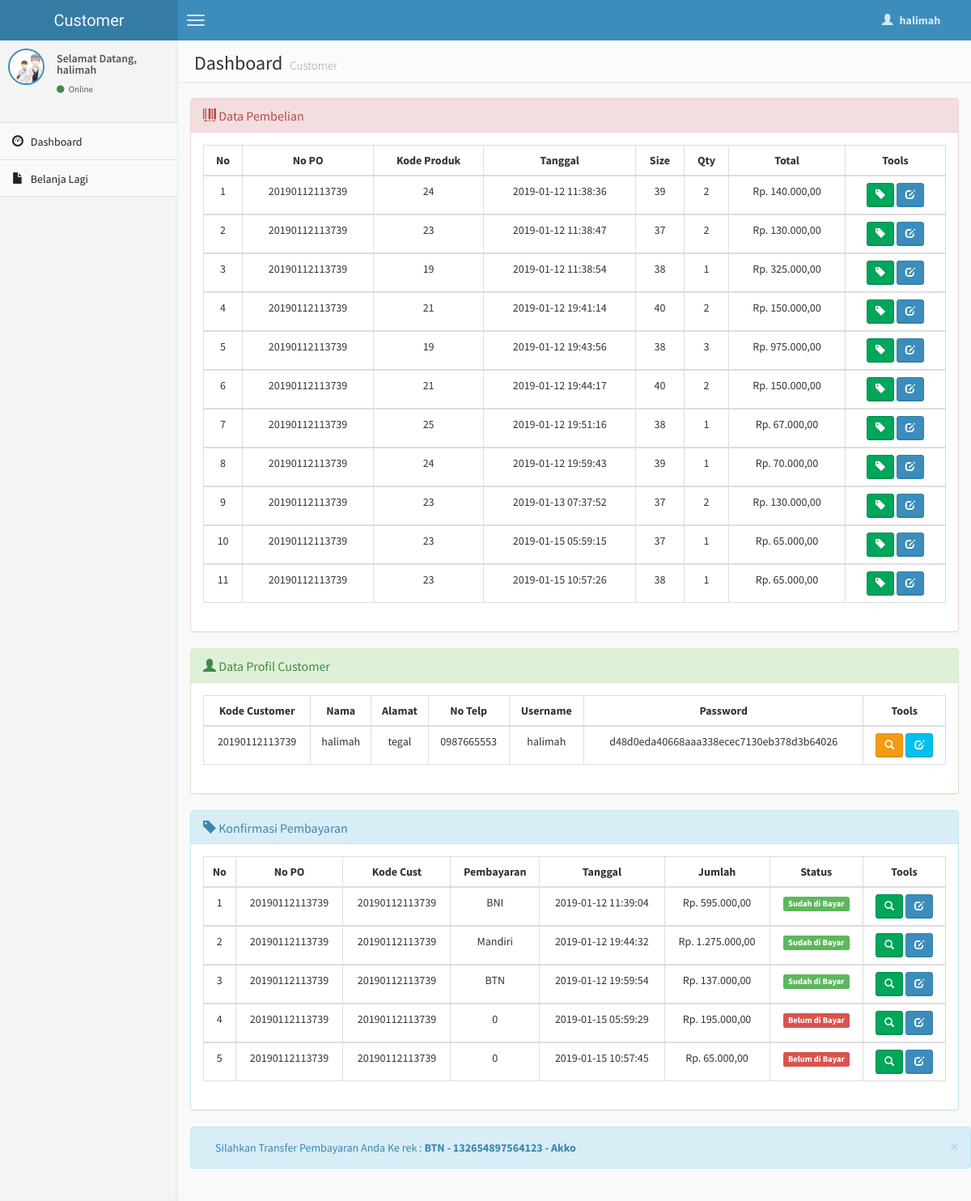
Page /customer/index1.php (signed in) on the committed database.
### tables this page shows
CREATE TABLE `po_terima` (
  `id` int(10) NOT NULL,
  `nopo` varchar(20) NOT NULL,
  `kd_cus` varchar(20) NOT NULL,
  `kode` int(4) NOT NULL,
  `tanggal` datetime NOT NULL,
  `ukuran` varchar(4) NOT NULL,
  `qty` int(8) NOT NULL,
  `total` int(8) NOT NULL
);

CREATE TABLE `customer` (
  `kd_cus` varchar(20) NOT NULL,
  `nama` varchar(30) NOT NULL,
  `alamat` varchar(50) NOT NULL,
  `no_telp` varchar(15) NOT NULL,
  `username` varchar(15) NOT NULL,
  `password` text NOT NULL,
  `gambar` varchar(100) NOT NULL
);

CREATE TABLE `konfirmasi` (
  `id_kon` int(6) NOT NULL,
  `nopo` varchar(20) NOT NULL,
  `kd_cus` varchar(20) NOT NULL,
  `bayar_via` varchar(20) NOT NULL,
  `tanggal` datetime NOT NULL,
  `jumlah` int(10) NOT NULL,
  `bukti_transfer` varchar(50) NOT NULL,
  `status` enum('Bayar','Belum') NOT NULL
);

CREATE TABLE `bank` (
  `id_bank` int(2) NOT NULL,
  `nama_bank` varchar(30) NOT NULL,
  `no_rek` varchar(30) NOT NULL,
  `nasabah` varchar(50) NOT NULL
);

### customer/index1.php (the view, shortened to what this page needs)
<?php
if (empty($_SESSION['username'])){
	header('location:../index.php');
} else {
?>
<!DOCTYPE html>
<html>
    <head>
        <link href="../dist/css/bootstrap.min.css" rel="stylesheet" type="text/css" />
        <link href="//cdnjs.cloudflare.com/ajax/libs/font-awesome/4.1.0/css/font-awesome.min.css" rel="stylesheet" type="text/css" />
        <link href="//code.ionicframework.com/ionicons/1.5.2/css/ionicons.min.css" rel="stylesheet" type="text/css" />
        <link href="../css/morris/morris.css" rel="stylesheet" type="text/css" />
        <link href="../css/jvectormap/jquery-jvectormap-1.2.2.css" rel="stylesheet" type="text/css" />
        <link href="../css/datepicker/datepicker3.css" rel="stylesheet" type="text/css" />
        <link href="../css/daterangepicker/daterangepicker-bs3.css" rel="stylesheet" type="text/css" />
        <link href="../css/bootstrap-wysihtml5/bootstrap3-wysihtml5.min.css" rel="stylesheet" type="text/css" />
        <link href="../css/AdminLTE.css" rel="stylesheet" type="text/css" />
    </head>
    <body class="skin-blue">
        <header class="header">
            <a href="index.php" class="logo">
                Customer
            </a>
            <nav class="navbar navbar-static-top" role="navigation">
                <a href="#" class="navbar-btn sidebar-toggle" data-toggle="offcanvas" role="button">
                    <span class="icon-bar"></span>
                    <span class="icon-bar"></span>
                    <span class="icon-bar"></span>
                </a>
                <div class="navbar-right">
                    <ul class="nav navbar-nav">
                        <li class="dropdown user user-menu">
                            <a href="#" class="dropdown-toggle" data-toggle="dropdown">
                                <i class="glyphicon glyphicon-user"></i>
                                <span><?php echo $_SESSION['fullname']; ?> <i class="caret"></i></span>
                            </a>
<?php } ?>
                        </li>
                    </ul>
                </div>
            </nav>
        </header>
        <div class="wrapper row-offcanvas row-offcanvas-left">
            <aside class="left-side sidebar-offcanvas">
                <section class="sidebar">
                    <div class="user-panel">
                        <div class="pull-left image">
                            <img src="../admin/<?php echo $_SESSION['gambar']; ?>" class="img-circle" alt="User Image" style="border: 2px solid #3C8DBC;" />
                        </div>
                        <div class="pull-left info">
                            <p>Selamat Datang,<br /><?php echo $_SESSION['fullname']; ?></p>
                            <a href="#"><i class="fa fa-circle text-success"></i> Online</a>
                        </div>
                    </div>
                    <?php include "menu.php"; ?>
                </section>
            </aside>
            <aside class="right-side">
                <section class="content-header">
                    <h1>
                        Dashboard
                        <small>Customer</small>
                    </h1>
                </section>
                <section class="content">
                    <div class="row">
                    <section class="col-lg-12 connectedSortable">
<div class="panel panel-danger">
<div class="panel-heading">
<h3 class="panel-title"><span class="glyphicon glyphicon-barcode"></span> Data Pembelian</h3>
</div>
<div class="panel-body">
<?php
$kodeku = $_SESSION['user_id'];
$query1="select * from po_terima where kd_cus='$kodeku'";
$hasil=mysqli_query($koneksi, $query1) or die(mysqli_error());
$no=1;
?>
<table id="example" class="table table-hover table-bordered">
<thead>
<tr>
<th><center>No </center></th>
<th><center>No PO</i></center></th>
<th><center>Kode Produk </center></th>
<th><center>Tanggal </center></th>
<th><center>Size </center></th>
<th><center>Qty </center></th>
<th><center>Total </center></th>
<th><center>Tools </center></th>
</tr>
</thead>
<?php
while($data=mysqli_fetch_array($hasil))
{ ?>
<tbody>
<td><center><?php echo $no++; ?></center></td>
<td><center><?php echo $data['nopo'];?></center></td>
<td><center><?php echo $data['kode'];?></center></td>
<td><center><?php echo $data['tanggal'];?></center></td>
<td><center><?php echo $data['ukuran'];?></center></td>
<td><center><?php echo $data['qty'];?></center></td>
<td><center>Rp. <?php echo number_format($data['total'],2,",",".");?></center></td>
<td><center><div id="thanks">
<a class="btn btn-sm btn-success" data-placement="bottom" data-toggle="tooltip" title="Status PO" href="status-po.php?hal=status&kd=<?php echo $data['nopo'];?>"><span class="glyphicon glyphicon-tag"></span></a>
<a class="btn btn-sm btn-primary" data-placement="bottom" data-toggle="tooltip" title="Edit PO Terima" href="edit-po-terima.php?hal=edit&kode=<?php echo $data['id'];?>"><span class="glyphicon glyphicon-edit"></span></a>
</div></center></td>
</tr></div>
<?php
}
?>
</tbody>
                        <section class="col-lg-12 connectedSortable">
                        <div class="panel panel-success">
                        <div class="panel-heading">
                        <h3 class="panel-title"><span class="glyphicon glyphicon-user"></span> Data Profil Customer </h3>
                        </div>
                        <div class="panel-body">
                    <?php
                    $kodesaya = $_SESSION['user_id'];
                    $query2="select * from customer where kd_cus='$kodesaya' limit 1";
                    $hasil1=mysqli_query($koneksi, $query2) or die(mysqli_error());
                    ?>
                  <table id="example" class="table table-hover table-bordered">
                  <thead>
                      <tr>
                        <th><center>Kode Customer </center></th>
                        <th><center>Nama </center></th>
                        <th><center>Alamat </center></th>
                        <th><center>No Telp </center></th>
                        <th><center>Username </center></th>
                        <th><center>Password </center></th>
                        <th><center>Tools </center></th>
                      </tr>
                  </thead>
                     <?php
                     while($data1=mysqli_fetch_array($hasil1))
                    { ?>
                    <tbody>
                    <tr>
                    <td><center><?php echo $data1['kd_cus']; ?></center></td>
                    <td><center><?php echo $data1['nama']; ?></center></td>
                    <td><center><?php echo $data1['alamat']; ?></center></td>
                    <td><center><?php echo $data1['no_telp']; ?></center></td>
                    <td><center><?php echo $data1['username']; ?></center></td>
                    <td><center><?php echo $data1['password']; ?></center></td>
                    <td><center><div id="thanks"><a class="btn btn-sm btn-warning" data-placement="bottom" data-toggle="tooltip" title="Detail Customer" href="detail-customer.php?hal=edit&kd_cus=<?php echo $data1['kd_cus'];?>"><span class="glyphicon glyphicon-search"></span></a>
                    <a class="btn btn-sm btn-info" data-placement="bottom" data-toggle="tooltip" title="Edit Customer" href="edit-customer.php?hal=edit&kd_cus=<?php echo $data1['kd_cus'];?>"><span class="glyphicon glyphicon-edit"></span></a>
                    </tr></div>
                 <?php
              }
              ?>
                   </tbody>
                        <section class="col-lg-12 connectedSortable">
                        <div class="panel panel-info">
                        <div class="panel-heading">
                        <h3 class="panel-title"><span class="glyphicon glyphicon-tag"></span> Konfirmasi Pembayaran </h3>
                        </div>
                        <div class="panel-body">
                    <?php
                    $kd = $_SESSION['user_id'];
                    $query3="select * from konfirmasi where kd_cus='$kd'";
                    $hasil2=mysqli_query($koneksi, $query3) or die(mysqli_error());
                    $no=1;
                    ?>
                  <table id="example" class="table table-hover table-bordered">
                  <thead>
                      <tr>
                        <th><center>No </center></th>
                        <th><center>No PO</i></center></th>
                        <th><center>Kode Cust </center></th>
                        <th><center>Pembayaran</center></th>
                        <th><center>Tanggal </center></th>
                        <th><center>Jumlah </center></th>
                        <th><center>Status</center></th>
                        <th><center>Tools </center></th>
                      </tr>
                  </thead>
                     <?php
                     while($data2=mysqli_fetch_array($hasil2))
                    { ?>
                    <tbody>
                    <td><center><?php echo $no++;?></center></td>
                    <td><center><?php echo $data2['nopo'];?></center></td>
                    <td><center><?php echo $data2['kd_cus'];?></center></td>
                    <td><center><?php echo $data2['bayar_via'];?></center></td>
                    <td><center><?php echo $data2['tanggal'];?></center></td>
                    <td><center>Rp. <?php echo number_format($data2['jumlah'],2,",",".");?></center></td>
                    <td><center><?php
                            if($data2['status'] == 'Bayar'){
								echo '<span class="label label-success">Sudah di Bayar</span>';
							}
                            else if ($data2['status'] == 'Belum' ){
								echo '<span class="label label-danger">Belum di Bayar</span>';
							}
                    ?>
                    </center></td>
                    <td><center><div id="thanks"><a class="btn btn-sm btn-success" data-placement="bottom" data-toggle="tooltip" title="Detail Pembayaran" href="detail-konfirmasi.php?hal=detail&kd=<?php echo $data2['id_kon'];?>"><span class="glyphicon glyphicon-search"></span></a>
                    <a class="btn btn-sm btn-primary" data-placement="bottom" data-toggle="tooltip" title="Konfirmasi Prmbayaran" href="edit-konfirmasi.php?hal=edit&kode=<?php echo $data2['id_kon'];?>"><span class="glyphicon glyphicon-edit"></span></a>
                    </div></center></td>
                    </tr></div>
                 <?php
              }
              ?>
                   </tbody>
                        </section>
                    <div class="row">
                    <section class="col-lg-12">
                   <?php $sqlku = mysqli_query($koneksi, "SELECT * FROM bank ORDER BY id_bank DESC limit 1");
                         $row = mysqli_fetch_array($sqlku);
                   ?>
                        <div class="alert alert-info alert-dismissable"><button type="button" class="close" data-dismiss="alert" aria-hidden="true">&times;</button>Silahkan Transfer Pembayaran Anda  Ke rek : <b><?php echo $row['nama_bank']; ?> - <?php echo $row['no_rek']; ?> - <?php echo $row['nasabah']; ?></b></div>
                    </section>
                    </div>
    </body>
</html>

### rows in the picture
po_terima: nopo "20190112113739", kode "24", tanggal "2019-01-12 11:38:36", ukuran "39", qty "2", total "140.000,00"
po_terima: nopo "20190112113739", kode "23", tanggal "2019-01-12 11:38:47", ukuran "37", qty "2", total "130.000,00"
po_terima: nopo "20190112113739", kode "19", tanggal "2019-01-12 11:38:54", ukuran "38", qty "1", total "325.000,00"
po_terima: nopo "20190112113739", kode "21", tanggal "2019-01-12 19:41:14", ukuran "40", qty "2", total "150.000,00"
po_terima: nopo "20190112113739", kode "19", tanggal "2019-01-12 19:43:56", ukuran "38", qty "3", total "975.000,00"
po_terima: nopo "20190112113739", kode "21", tanggal "2019-01-12 19:44:17", ukuran "40", qty "2", total "150.000,00"
po_terima: nopo "20190112113739", kode "25", tanggal "2019-01-12 19:51:16", ukuran "38", qty "1", total "67.000,00"
po_terima: nopo "20190112113739", kode "24", tanggal "2019-01-12 19:59:43", ukuran "39", qty "1", total "70.000,00"
po_terima: nopo "20190112113739", kode "23", tanggal "2019-01-13 07:37:52", ukuran "37", qty "2", total "130.000,00"
po_terima: nopo "20190112113739", kode "23", tanggal "2019-01-15 05:59:15", ukuran "37", qty "1", total "65.000,00"
po_terima: nopo "20190112113739", kode "23", tanggal "2019-01-15 10:57:26", ukuran "38", qty "1", total "65.000,00"
customer: kd_cus "20190112113739", nama "halimah", alamat "tegal", no_telp "0987665553", username "halimah", password "d48d0eda40668aaa338ecec7130eb378d3b64026"
konfirmasi: nopo "20190112113739", kd_cus "20190112113739", bayar_via "BNI", tanggal "2019-01-12 11:39:04", jumlah "595.000,00", status "Sudah di Bayar"
konfirmasi: nopo "20190112113739", kd_cus "20190112113739", bayar_via "Mandiri", tanggal "2019-01-12 19:44:32", jumlah "1.275.000,00", status "Sudah di Bayar"
konfirmasi: nopo "20190112113739", kd_cus "20190112113739", bayar_via "BTN", tanggal "2019-01-12 19:59:54", jumlah "137.000,00", status "Sudah di Bayar"
konfirmasi: nopo "20190112113739", kd_cus "20190112113739", bayar_via "0", tanggal "2019-01-15 05:59:29", jumlah "195.000,00", status "Belum di Bayar"
konfirmasi: nopo "20190112113739", kd_cus "20190112113739", bayar_via "0", tanggal "2019-01-15 10:57:45", jumlah "65.000,00", status "Belum di Bayar"
bank: nama_bank "BTN", no_rek "132654897564123", nasabah "Akko"

### other values in the picture
$_SESSION['fullname'] "halimah"
